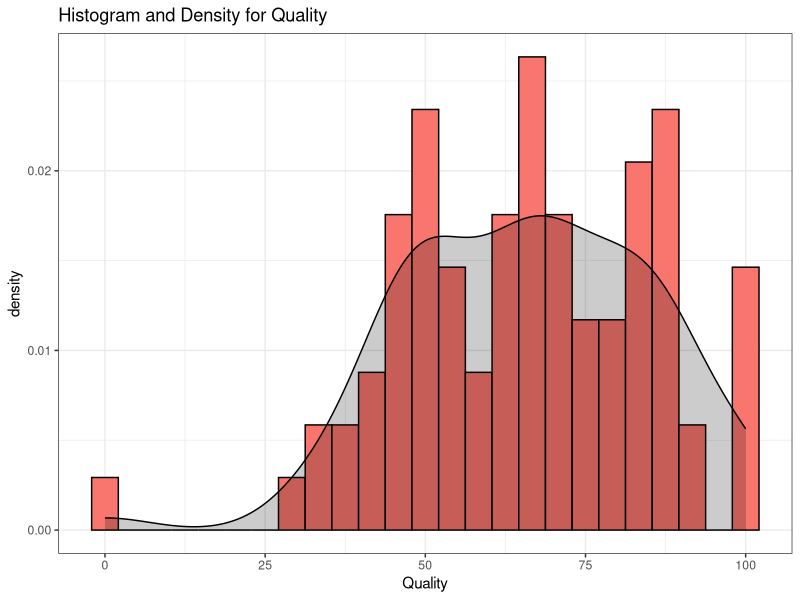
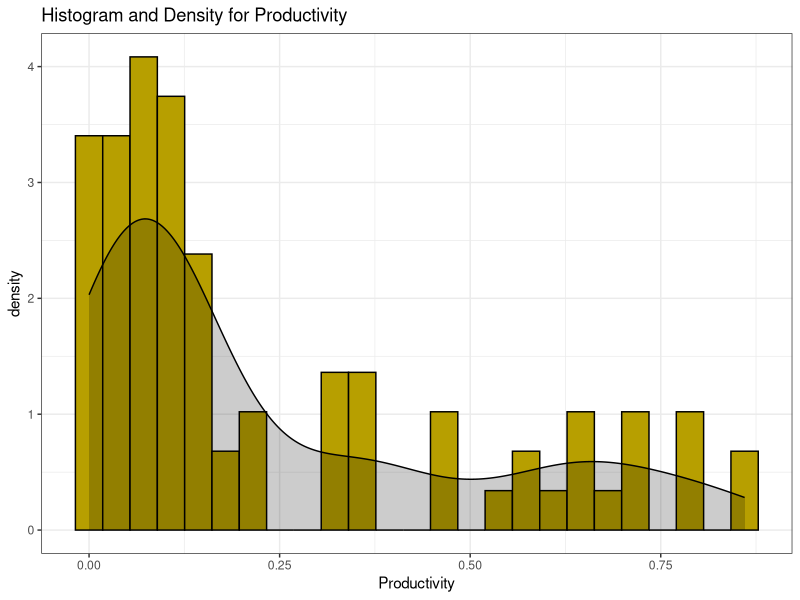
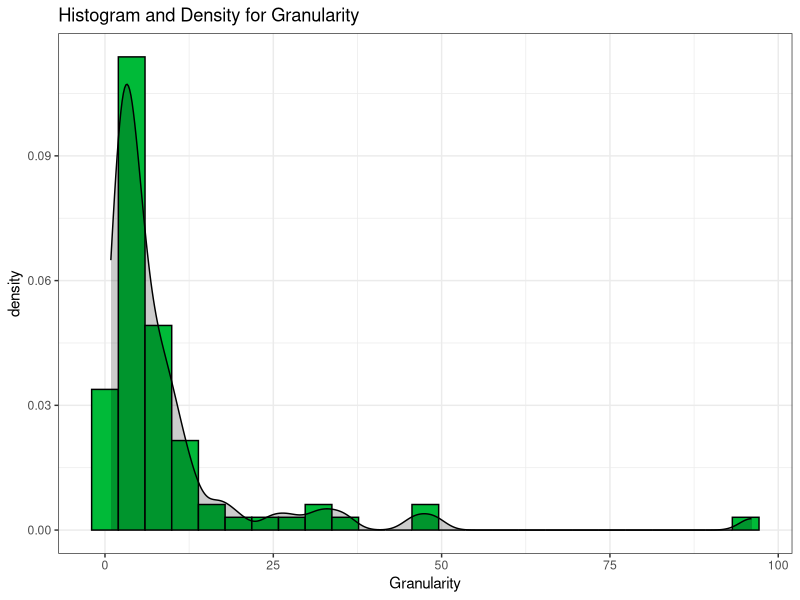
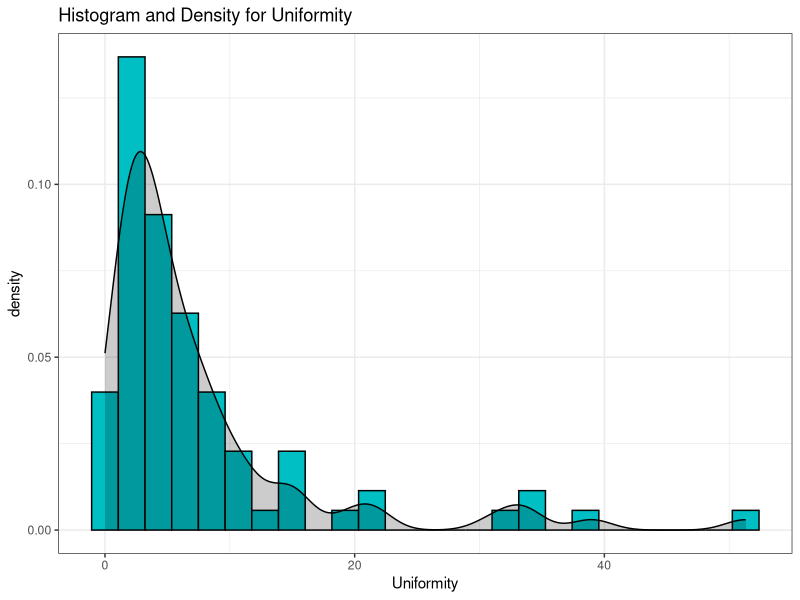
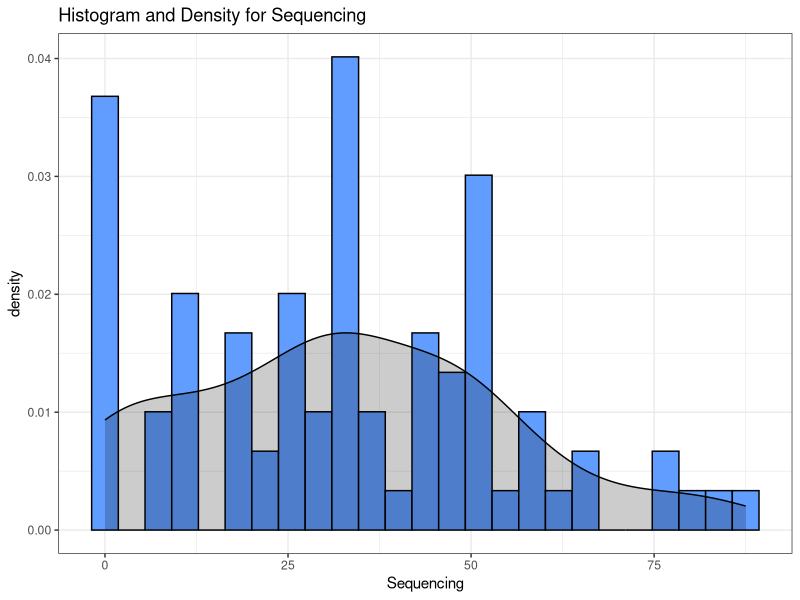
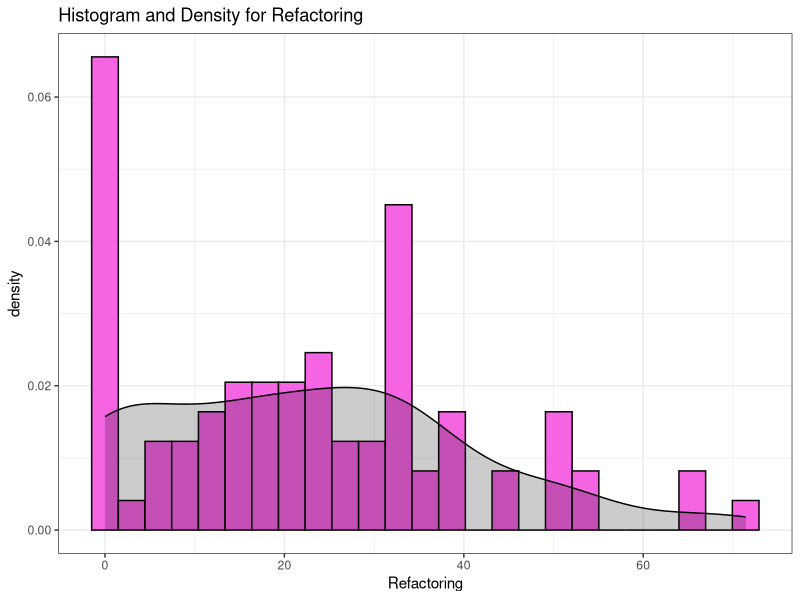

Generate these figures, in order, with R:
## ---- chunk 1
knitr::opts_chunk$set(echo = TRUE)
## ---- chunk 2
data <- read.csv("../bin/data/dissectionTDD/dataset.csv",sep=";")
head(data)
## ---- chunk 3
library(ggplot2)

#small function to generate colors for ggplot
gg_color_hue <- function(n) {
  hues = seq(15, 375, length = n + 1)
  hcl(h = hues, l = 65, c = 100)[1:n]
}

titles <- c("Quality","Productivity","Granularity","Uniformity","Sequencing","Refactoring")
#get some colors for each
cols = gg_color_hue(length(titles))

# loop to create 6 density plots to look at spread for each variable
loop <- 2:7
for( i in loop){
  x <- data[[i]]
  plt <- ggplot(data,aes(x)) + 
    ggtitle(paste("Histogram and Density for",titles[i-1]))+
  geom_histogram(aes(y = ..density..), bins=25,color="black",fill=cols[i-1])+
  geom_density(aes(y = ..density..),color="black",fill="black", alpha=.2,stat = 'density')+
    xlab(titles[i-1])+
  theme_bw()
  
  print(plt)
}
